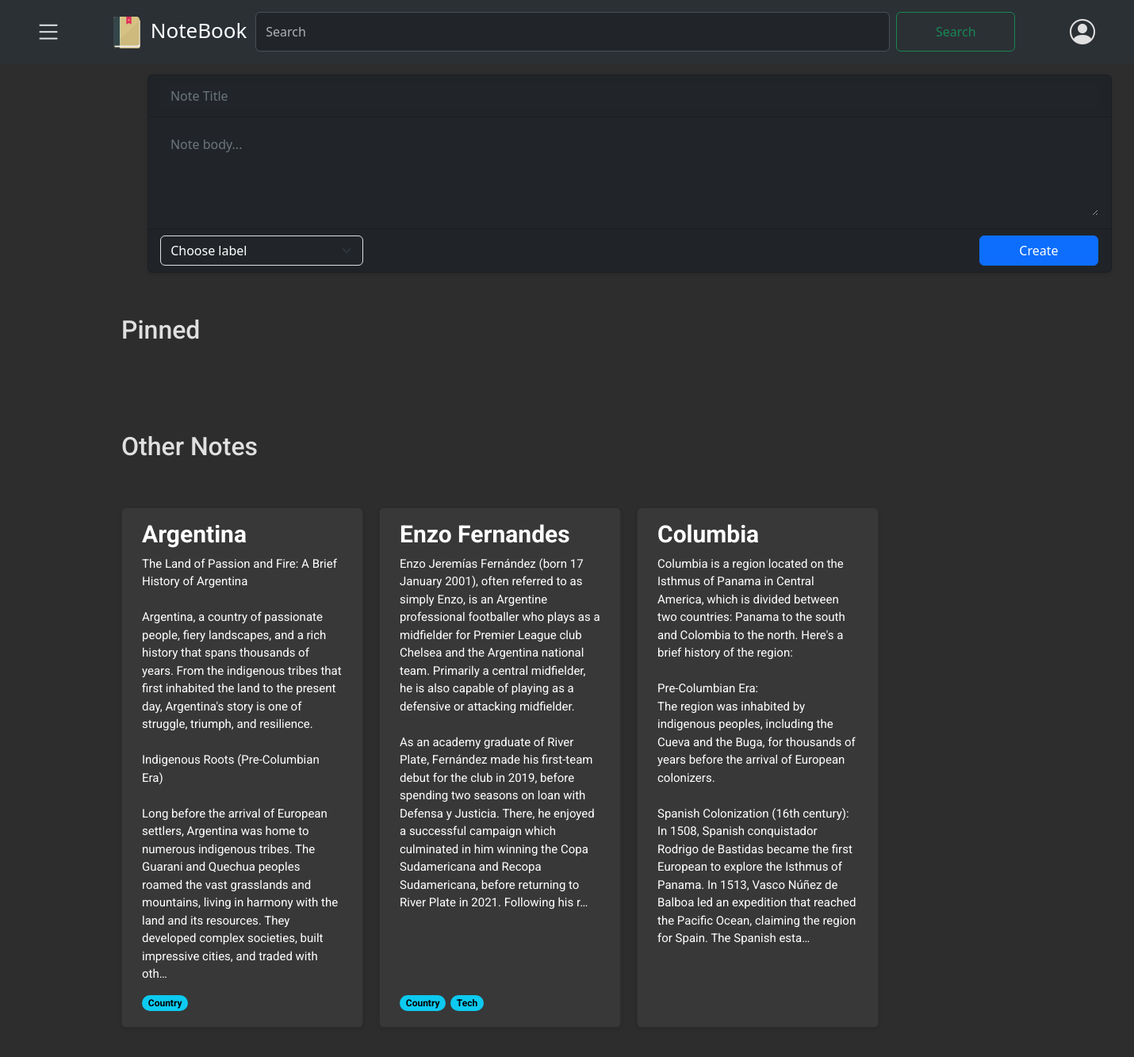
The page /notes/ (signed in) on the database its author committed.
### notes/models.py (models this page shows, shortened)
class Note(models.Model):
    user= models.ForeignKey(CustomUser,on_delete=models.CASCADE, related_name='notes')
    title= models.CharField(max_length=100, null=False)
    body= models.TextField()
    label= models.ManyToManyField(Label, related_name="labels", blank=True)
    archived= models.BooleanField(default=False)
    pinned= models.BooleanField(default= False)
    created = models.DateTimeField(auto_now_add= True)
    updated= models.DateTimeField(auto_now=True)
    trashed = models.BooleanField(default=False)
    trashed_at= models.DateTimeField(null=True, blank=True)
    class Meta:
        ordering= ['-updated']
        indexes= [
            models.Index(fields=["-updated"])
        ]
        verbose_name = "Note"
        verbose_name_plural= "Notes"

class Label(models.Model):
    user = models.ForeignKey(CustomUser, on_delete=models.CASCADE, related_name='labels', default=None)
    name = models.CharField(max_length=50, null=False)
    class Meta:
        verbose_name = "Label"
        verbose_name_plural= "Labels"

### notes/views.py (the view)
# urls.py: path('', notes_list, name='note_list'),
@login_required
def notes_list(request):
    user = request.user
    form = NoteForm()
    pinned_notes = Note.objects.filter(user=user, pinned=True, archived=False, trashed= False)
    other_notes = Note.objects.filter(user=user, pinned=False, archived=False,  trashed= False)
    return render(request,
                  'notes/note/list.html',
                  {'pinned_notes': pinned_notes,
                   'other_notes': other_notes,
                   'form': form})

### notes/forms.py
class NoteForm(forms.ModelForm):
    class Meta:
        model = Note
        fields = ['title', 'body', 'label', 'archived', 'pinned']
        widgets = {
            'label': forms.Select(),
        }
    def __init__(self, *args, **kwargs):
        user = kwargs.pop('user', None)  # Get the user from kwargs
        super().__init__(*args, **kwargs)
        if user is not None:
            self.fields['label'].queryset = Label.objects.filter(user=user)
            self.fields['label'].widget.choices = [(label.id, label.name) for label in self.fields['label'].queryset]

### notes/context_processors.py (called while the page is built)
def labels_processor(request):
    if request.user.is_authenticated:
        labels = Label.objects.filter(user=request.user)
    else:
        labels = Label.objects.none()
    return {
        'labels': labels,
    }

### notes/templates/notes/note/list.html (shortened to what this page needs)
{% extends "notes/base.html" %}
{% block content %}
{% load static %}
<p class="text-capitalize" id="pinnedArea" style="font-weight: bold; font-size: larger;">PINNED NOTES</p>
<div class="card-container">
</div>
<p class="text-capitalize" style="font-weight: bold; font-size: larger;" id="noteArea">OTHER NOTES</p>
<div class="card-container">
{% for other_note in other_notes %}
<div class="card" data-note-id="{{ other_note.id }}">
    <a href="#" class="note-link" data-note-id="{{ other_note.id }}">
        <h5 class="card-title">{{ other_note.title }}</h5>
        <p class="card-text">{{ other_note.body|truncatechars:650 }}</p>
    </a>
    <div class="row">
        {% for label in other_note.label.all|slice:":4" %}
        <div class="col-auto me-5" style="margin-right: 2.5rem !important;">
            <span class="badge rounded-pill text-bg-info" style="min-width: fit-content;">{{ label.name }}</span>
        </div>
        {% endfor %}
    </div>
</div>
{% endfor %}
</div>
{% endblock %}

### notes/static/css/notes.css (style rules this page uses)
:root { --bg-color: #2d2d2d; --text-color: #e0e0e0; --secondary-text-color: #b0b0b0; --card-bg-color: #383838; }
html, body { background-color: #2d2d2d !important; color: #e0e0e0 !important; font-family: 'Roboto', sans-serif; }
.card-container { display: grid; grid-template-columns: repeat(auto-fill, minmax(250px, 1fr)); gap: 20px; padding: 10px; font-family: 'Roboto', Arial, sans-serif; width: 1300px; margin-top: 30px; margin-bottom: 30px; background-color: #2d2d2d !important; border-color: #444 !important; text-align: justify; }
.card { border-radius: 8px; padding: 15px 25px; box-shadow: 0 2px 4px rgba(0,0,0,0.1); background-color: #383838 !important; position: relative; padding-bottom: 20px; }
.card-title { font-size: 30px; font-weight: bold; margin-bottom: 15px; color: white !important; text-align: left; padding: 0 ; }
.card-text { font-size: 15px; color: white; text-align: left; padding: 0 0 35px; line-height: 1.5; white-space: pre-wrap; word-wrap: break-word; }
.note-link { text-decoration: none; color: inherit; }
.text-capitalize { font-family: 'Roboto', Arial, sans-serif; font-size: 18px; margin: 0; font-weight: normal; padding: 10px; }
.badge { display: inline-block; position: absolute; bottom: 20px; }

### rows shown on the page
Note: title "Argentina", body "The Land of Passion and Fire: A Brief History of Argentina Argentina, a country of passionate people, fiery landscapes, and a rich history that spans thousands of years. From the indigenous tribes that first inhabited the land to the present day, Argentina's story is one of struggle, triumph, and resilience. Indigenous Roots (Pre-Columbian Era) Long before the arrival of European settlers, Argentina was home to numerous indigenous tribes. The Guarani and Quechua peoples roamed the vast grasslands and mountains, living in harmony with the land and its resources. They developed complex societies, built impressive cities, and traded with oth…"
Label: name "Country"
Note: title "Enzo Fernandes", body "Enzo Jeremías Fernández (born 17 January 2001), often referred to as simply Enzo, is an Argentine professional footballer who plays as a midfielder for Premier League club Chelsea and the Argentina national team. Primarily a central midfielder, he is also capable of playing as a defensive or attacking midfielder. As an academy graduate of River Plate, Fernández made his first-team debut for the club in 2019, before spending two seasons on loan with Defensa y Justicia. There, he enjoyed a successful campaign which culminated in him winning the Copa Sudamericana and Recopa Sudamericana, before returning to River Plate in 2021. Following his r…"
Label: name "Tech"
Note: title "Columbia", body "Columbia is a region located on the Isthmus of Panama in Central America, which is divided between two countries: Panama to the south and Colombia to the north. Here's a brief history of the region: Pre-Columbian Era: The region was inhabited by indigenous peoples, including the Cueva and the Buga, for thousands of years before the arrival of European colonizers. Spanish Colonization (16th century): In 1508, Spanish conquistador Rodrigo de Bastidas became the first European to explore the Isthmus of Panama. In 1513, Vasco Núñez de Balboa led an expedition that reached the Pacific Ocean, claiming the region for Spain. The Spanish esta…"
